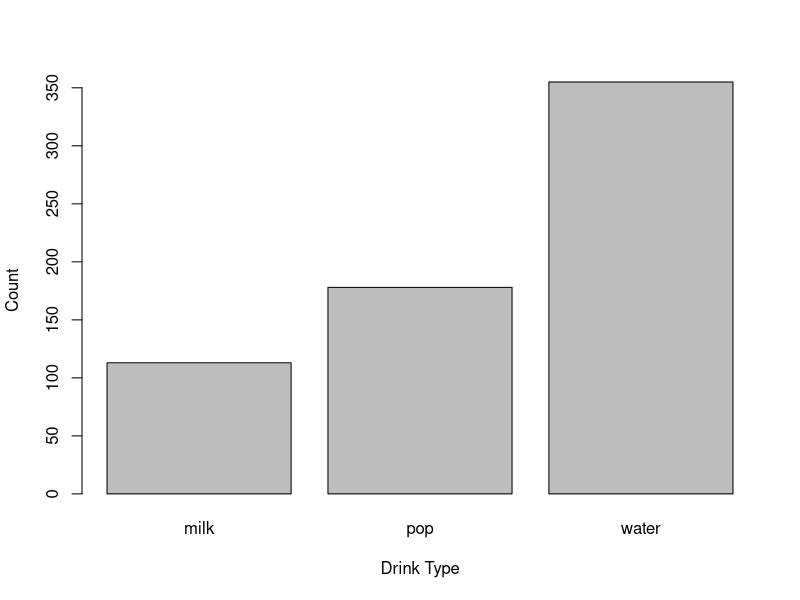
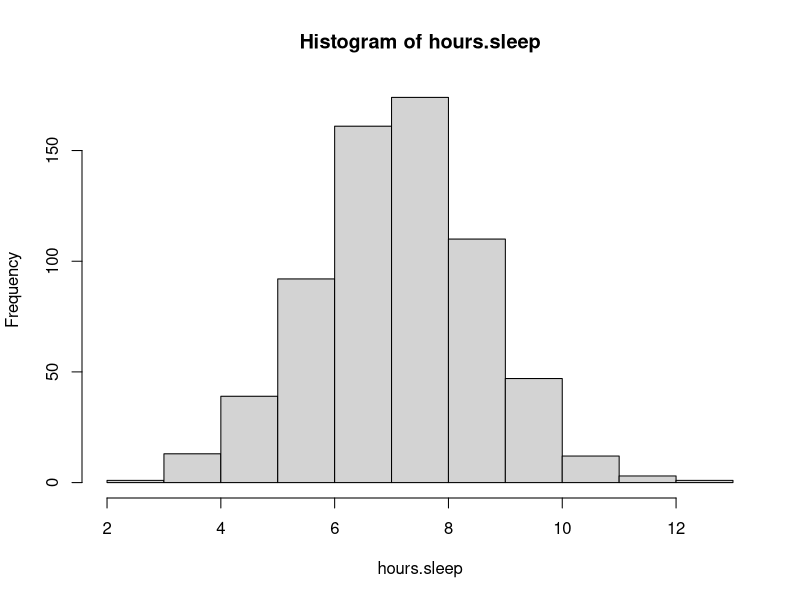
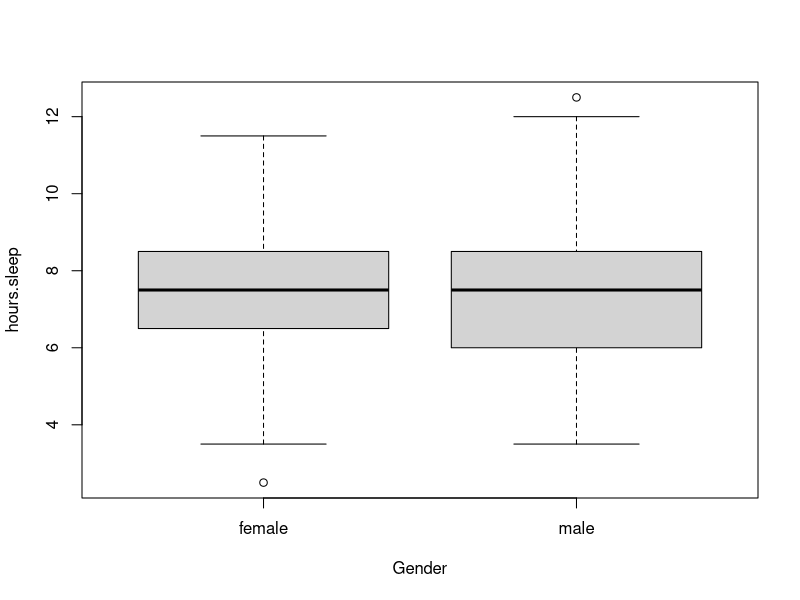
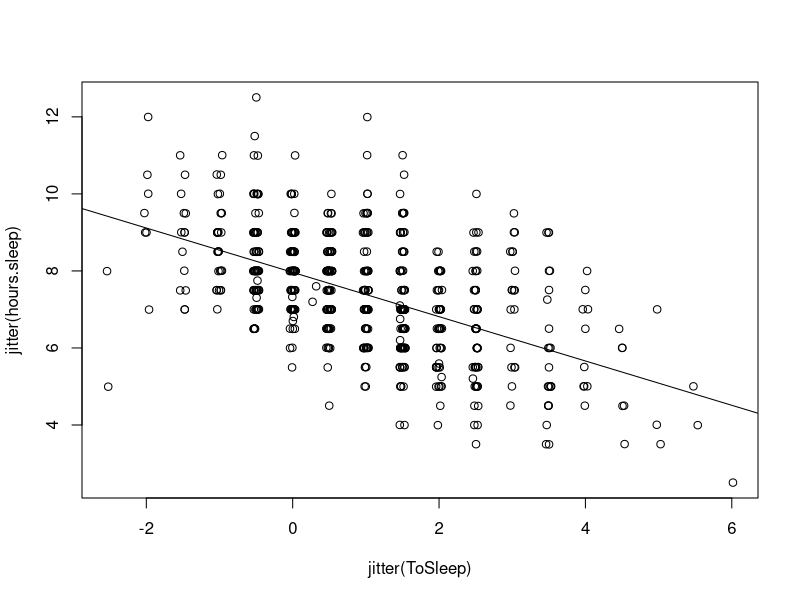

Source code (R) for these figures, in order:
## ---- chunk 1
knitr::opts_chunk$set(echo = TRUE)
library(LearnBayes)
## ---- chunk 2
data("studentdata")
studentdata[1,]
attach(studentdata)
t<-table(Drink)
barplot(t,xlab="Drink Type", ylab = "Count")
hours.sleep<-WakeUp-ToSleep
hist(hours.sleep)
boxplot(hours.sleep~Gender)
plot(jitter(ToSleep),jitter(hours.sleep))
fit<- lm(hours.sleep~ToSleep)
abline(fit)




## ---- chunk 3
x<-rnorm(10,50,10)
y<-rnorm(10,50,10)
m<-length(x)
n<-length(y)
sp<-sqrt(((m-1)*sd(x)^2+(n-1)*sd(y)^2)/(m-n+2))
t.stat<-((mean(x)-mean(y))/(sp*sqrt(1/m+1/n)))

t.statisitc<- function(x,y){
  m<-length(x)
  n<-length(y)
  sp<-sqrt(((m-1)*sd(x)^2+(n-1)*sd(y)^2)/(m-n+2))
  t.stat<-((mean(x)-mean(y))/(sp*sqrt(1/m+1/n)))
  return(t.stat)
}
